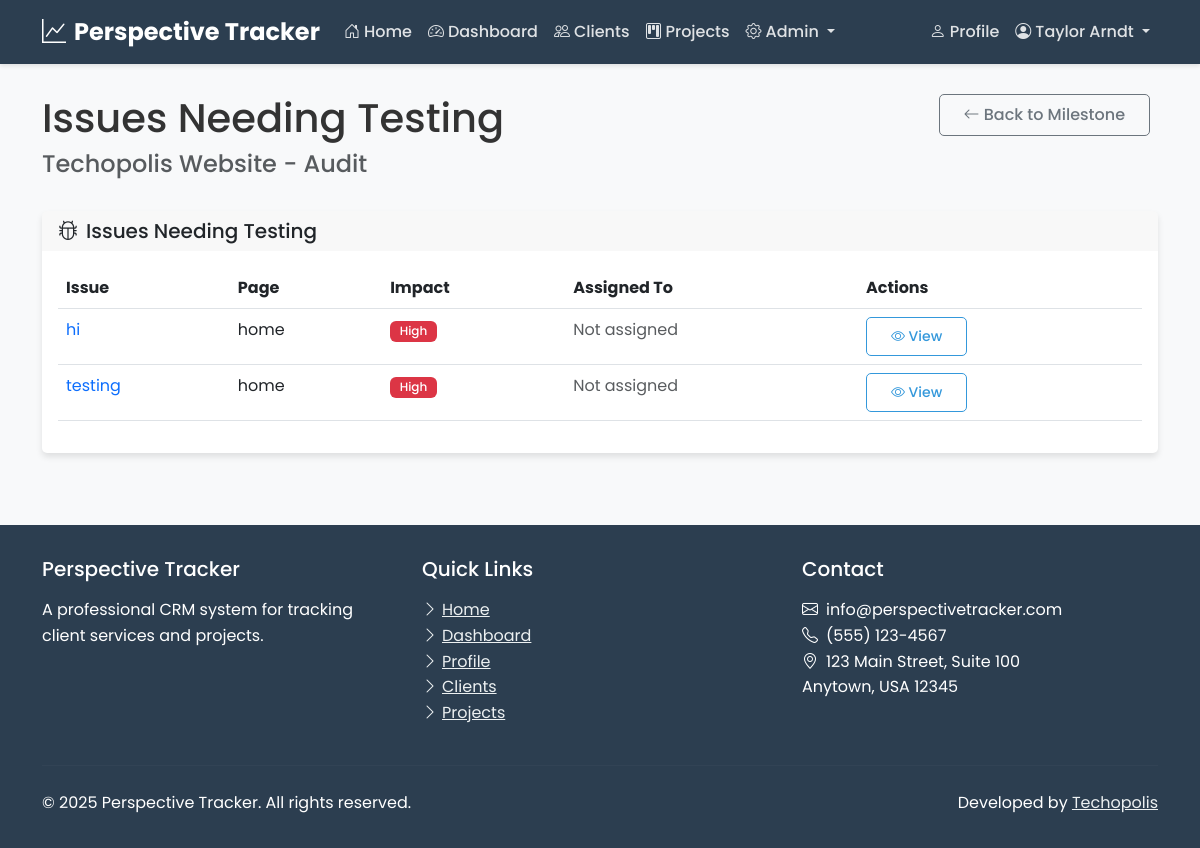
Before: /projects/1/milestones/1/issues-needing-testing/ (signed in) with the older database file.
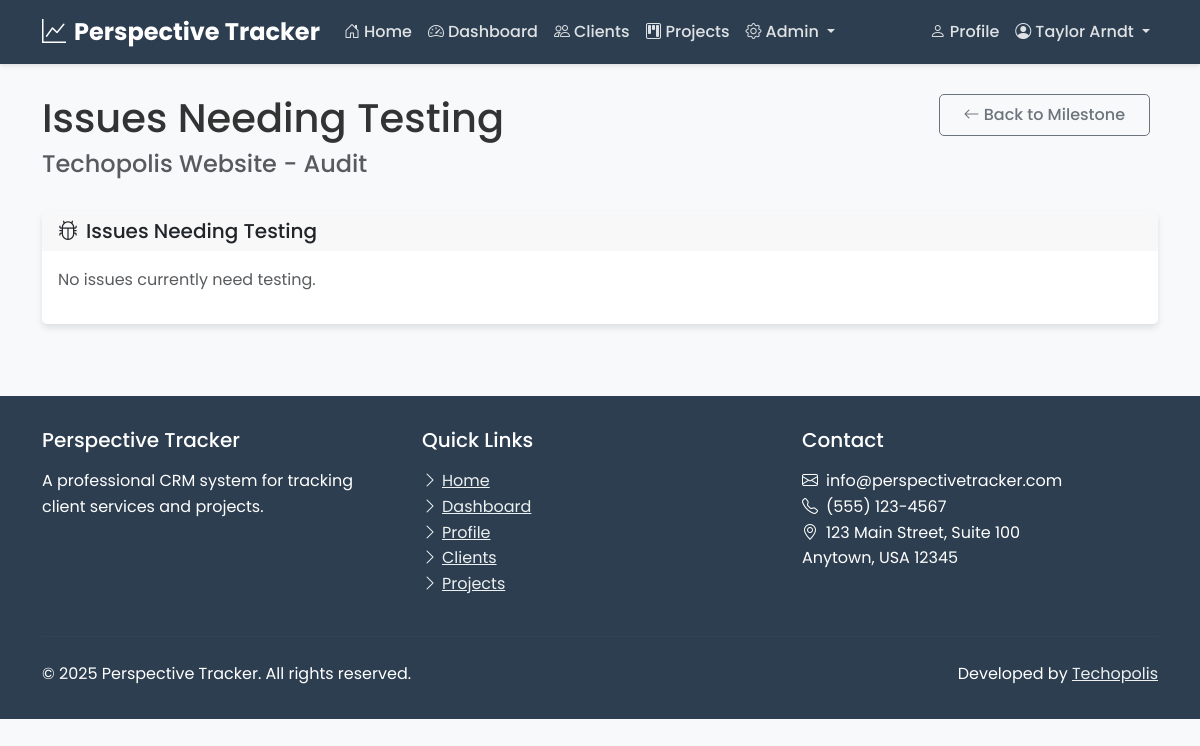
After: the same page with the newer database file.
### projects/models.py (models this page shows, shortened)
class Issue(models.Model):
    TOOL_CHOICES = [
        ('jaws', 'JAWS'),
        ('nvda', 'NVDA'),
        ('cca', 'CCA'),
        ('zoomtext', 'ZoomText'),
        ('voiceover', 'VoiceOver'),
        ('talkback', 'Talkback'),
        ('wave', 'WAVE'),
        ('accessibility_insights', 'Accessibility Insights'),
        ('other', 'Other'),
    ]
    IMPACT_CHOICES = [
        ('high', 'High'),
        ('low', 'Low'),
        ('best_practice', 'Best Practice'),
    ]
    STATUS_CHOICES = [
        ('pass', 'Pass'),
        ('fail', 'Fail'),
        ('qa', 'QA'),
        ('in_remediation', 'In Remediation'),
        ('ready_for_testing', 'Ready For Testing'),
    ]
    project = models.ForeignKey(Project, on_delete=models.CASCADE, related_name='issues')
    milestone = models.ForeignKey(Milestone, on_delete=models.CASCADE, related_name='issues')
    page = models.ForeignKey(Page, on_delete=models.CASCADE, related_name='issues')
    violation = models.ForeignKey(Violation, on_delete=models.CASCADE, related_name='issues', null=True, blank=True)
    issue_description = models.TextField()
    steps_to_reproduce = models.TextField()
    tool_or_method = models.CharField(max_length=50, choices=TOOL_CHOICES)
    user_impact = models.CharField(max_length=20, choices=IMPACT_CHOICES)
    user_impact_description = models.TextField()
    workarounds = models.TextField(blank=True)
    current_status = models.CharField(max_length=20, choices=STATUS_CHOICES, default='fail')
    attachment = models.FileField(upload_to='issue_attachments/', blank=True, null=True, help_text="File attachment for this issue")
    dynamic_fields = models.JSONField(default=dict, blank=True, help_text="Dynamic fields based on project type")
    created_at = models.DateTimeField(auto_now_add=True)
    updated_at = models.DateTimeField(auto_now=True)
    created_by = models.ForeignKey(CustomUser, on_delete=models.SET_NULL, null=True, related_name='created_issues')
    assigned_to = models.ForeignKey(CustomUser, on_delete=models.SET_NULL, null=True, blank=True, related_name='assigned_issues')
    class Meta:
        ordering = ['-created_at']

class Page(models.Model):
    TYPE_CHOICES = [
        ('web', 'Web'),
        ('mobile', 'Mobile'),
        ('other', 'Other'),
    ]
    project = models.ForeignKey(Project, on_delete=models.CASCADE, related_name='pages')
    name = models.CharField(max_length=200)
    description = models.TextField(blank=True)
    page_type = models.CharField(max_length=20, choices=TYPE_CHOICES, default='web')
    url = models.URLField(blank=True, help_text="URL for web pages")
    created_at = models.DateTimeField(auto_now_add=True)
    updated_at = models.DateTimeField(auto_now=True)
    created_by = models.ForeignKey(CustomUser, on_delete=models.SET_NULL, null=True, related_name='created_pages')
    class Meta:
        ordering = ['name']
        unique_together = ['project', 'name']

### projects/views.py (the view)
# urls.py: path('<int:project_id>/milestones/<int:milestone_id>/issues-needing-testing/', views.issues_needing_testing, name='issues_needing_testing'),
@login_required
def issues_needing_testing(request, project_id, milestone_id):
    project = get_object_or_404(Project, pk=project_id)
    milestone = get_object_or_404(Milestone, pk=milestone_id)
    if not (request.user.is_superuser or
            (hasattr(request.user, 'role') and request.user.role and request.user.role.name in ['admin', 'staff'])):
        return HttpResponseForbidden("You don't have permission to access this page.")
    issues_needing_testing = project.issues.filter(current_status='ready_for_testing')
    context = {
        'project': project,
        'milestone': milestone,
        'issues_needing_testing': issues_needing_testing,
    }
    return render(request, 'projects/issues_needing_testing.html', context)

### projects/templates/projects/issues_needing_testing.html
{% extends "users/base.html" %}
{% load static %}
{% block content %}
<div class="container mt-4">
    <div class="row mb-4">
        <div class="col-md-8">
            <h1 class="mb-2">Issues Needing Testing</h1>
            <h4 class="text-muted">{{ project.name }} - {{ milestone.name }}</h4>
        </div>
        <div class="col-md-4 text-end">
            <a href="{% url 'projects:milestone_detail' milestone.id %}" class="btn btn-outline-secondary me-2">
                <i class="bi bi-arrow-left" aria-hidden="true"></i> Back to Milestone
            </a>
        </div>
    </div>
    <div class="row">
        <div class="col-12">
            <div class="card mb-4">
                <div class="card-header">
                    <h2 class="h5 mb-0"><i class="bi bi-bug me-2" aria-hidden="true"></i>Issues Needing Testing</h2>
                </div>
                <div class="card-body">
                    {% if issues_needing_testing %}
                    <div class="table-responsive">
                        <table class="table table-hover">
                            <thead>
                                <tr>
                                    <th>Issue</th>
                                    <th>Page</th>
                                    <th>Impact</th>
                                    <th>Assigned To</th>
                                    <th>Actions</th>
                                </tr>
                            </thead>
                            <tbody>
                                {% for issue in issues_needing_testing %}
                                <tr>
                                    <td>
                                        <a href="{% url 'projects:issue_detail' project.id issue.id %}" class="text-decoration-none">
                                            {{ issue.issue_description|truncatechars:50 }}
                                        </a>
                                    </td>
                                    <td>{{ issue.page.name }}</td>
                                    <td>
                                        <span class="badge {% if issue.user_impact == 'high' %}bg-danger{% elif issue.user_impact == 'low' %}bg-warning{% else %}bg-info{% endif %}">
                                            {{ issue.get_user_impact_display }}
                                        </span>
                                    </td>
                                    <td>
                                        {% if issue.assigned_to %}
                                            {{ issue.assigned_to.get_full_name }}
                                        {% else %}
                                            <span class="text-muted">Not assigned</span>
                                        {% endif %}
                                    </td>
                                    <td>
                                        <a href="{% url 'projects:issue_detail' project.id issue.id %}" class="btn btn-sm btn-outline-primary">
                                            <i class="bi bi-eye" aria-hidden="true"></i> View
                                        </a>
                                    </td>
                                </tr>
                                {% endfor %}
                            </tbody>
                        </table>
                    </div>
                    {% else %}
                    <p class="text-muted">No issues currently need testing.</p>
                    {% endif %}
                </div>
            </div>
        </div>
    </div>
</div>
{% endblock %}

Changed rows visible on the page:
no longer on this page (row edited): Issue: issue_description "hi", page.name "home", user_impact "High", shows "Not assigned"
no longer on this page (row edited): Issue: issue_description "testing", page.name "home", user_impact "High", shows "Not assigned"
Other visible differences:
text no longer shown: "Issue Page Impact Assigned To Actions"
text now shown: "No issues currently need testing."
